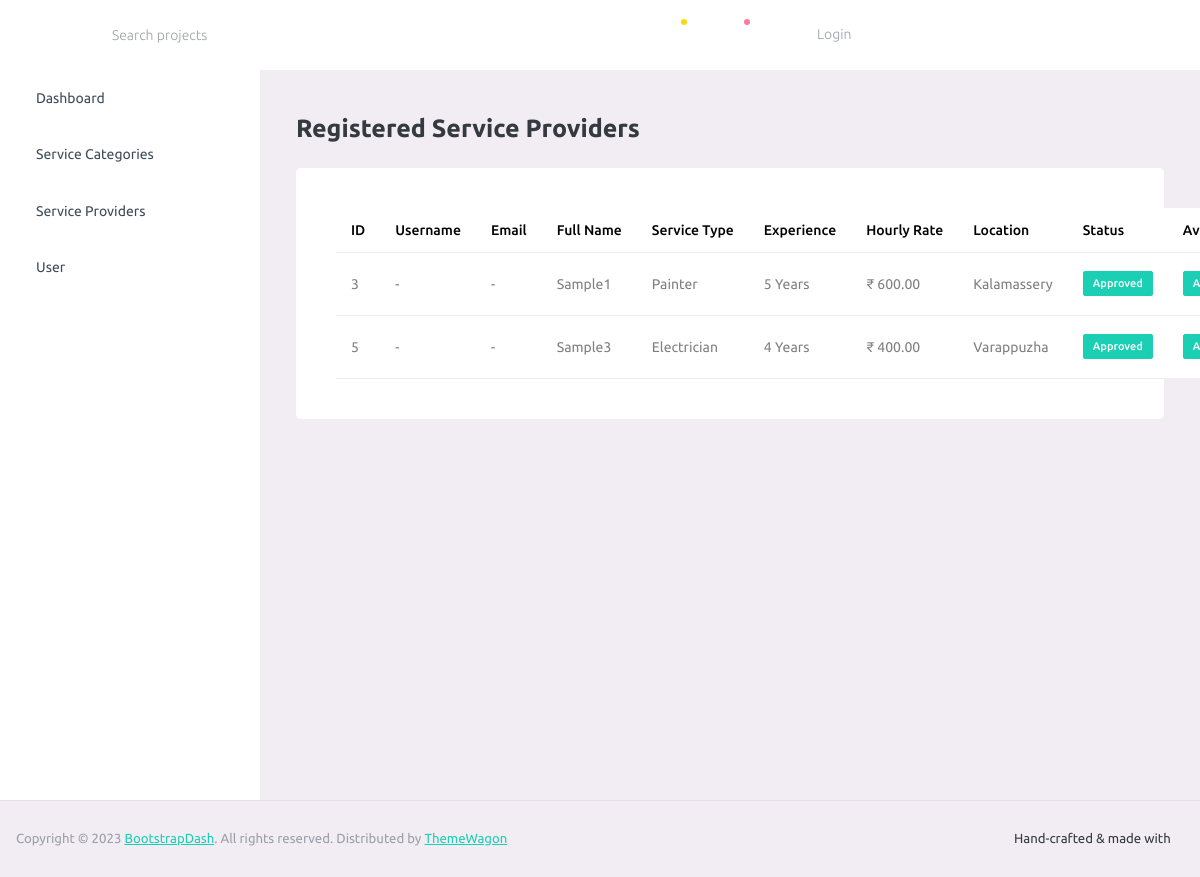
Page /FixPointAdmin/service_providers_details/ on the earlier database version.
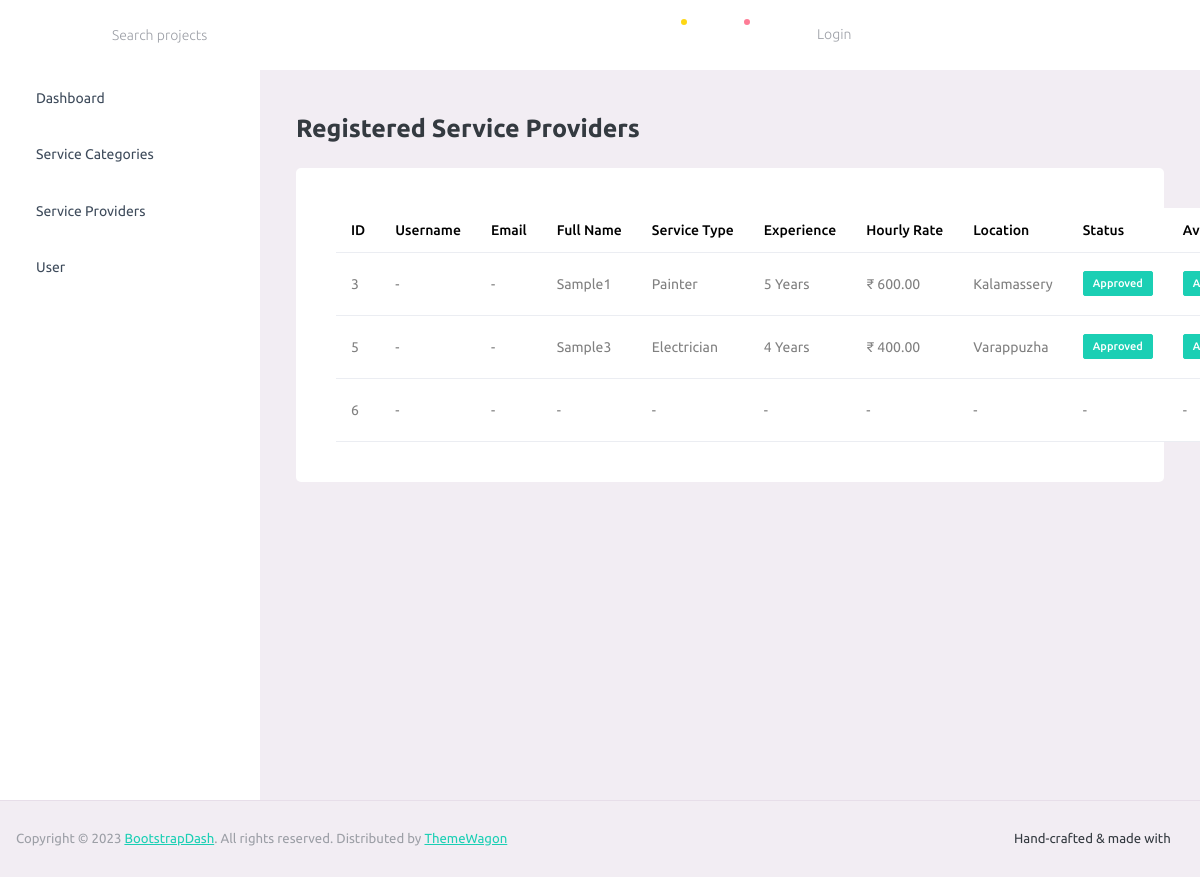
Same page on the later database version.
### UserApp/models.py (models this page shows, shortened)
class UserDb(models.Model):
    ROLE_CHOICES = (
        ('SERVICE_PROVIDER', 'Service Provider'),
        ('CUSTOMER', 'Customer'),
    )
    user = models.OneToOneField(
        User,
        on_delete=models.CASCADE,
        related_name="profile"
    )
    user_role = models.CharField(
        max_length=20,
        choices=ROLE_CHOICES
    )
    is_approved = models.BooleanField(default=False)

class ServiceProviderProfileDb(models.Model):
    APPROVAL_STATUS = (
        ('PENDING', 'Pending Approval'),
        ('APPROVED', 'Approved'),
        ('REJECTED', 'Rejected'),
    )
    user = models.OneToOneField(UserDb, on_delete=models.CASCADE)
    full_name = models.CharField(max_length=150)
    phone_number = models.CharField(max_length=15, null=True, blank=True)
    service_type = models.CharField(max_length=100)
    experience = models.PositiveIntegerField(default=0)
    hourly_rate = models.DecimalField(
        max_digits=8,
        decimal_places=2
    )
    location = models.CharField(max_length=150)
    latitude = models.DecimalField(
        max_digits=9,
        decimal_places=6,
        null=True,
        blank=True
    )
    longitude = models.DecimalField(
        max_digits=9,
        decimal_places=6,
        null=True,
        blank=True
    )
    is_available = models.BooleanField(default=True)
    approval_status = models.CharField(
        max_length=10,
        choices=APPROVAL_STATUS,
        default='PENDING'
    )
    profile_photo = models.ImageField(
        upload_to="provider_photos/",
        null=True,
        blank=True
    )
    rejection_reason = models.TextField(blank=True, null=True)
    created_at = models.DateTimeField(auto_now_add=True)

### AdminApp/views.py (the view)
# urls.py: path("service_providers_details/", views.service_providers_details, name="service_providers_details"),
def service_providers_details(request):
    providers = UserDb.objects.filter(
        user_role='SERVICE_PROVIDER'
    ).select_related('serviceproviderprofiledb')
    context = {
        "providers": providers
    }
    return render(request, "service-providers-details.html", context)

### AdminApp/templates/service-providers-details.html (shortened to what the changed rows need)
{% extends 'base.html' %}
{% load static %}
{% block content %}
<div class="content-wrapper">
    <div class="card">
        <div class="card-body">
            <table class="table table-hover">
                <thead>
                    <tr>
                        <th>ID</th>
                        <th>Username</th>
                        <th>Email</th>
                        <th>Full Name</th>
                        <th>Service Type</th>
                        <th>Experience</th>
                        <th>Hourly Rate</th>
                        <th>Location</th>
                        <th>Status</th>
                        <th>Availability</th>
                    </tr>
                </thead>
                <tbody>
                    {% for user in providers %}
                    <tr>
                        <td>{{ user.id }}</td>
                        <td>{{ user.username|default:"-" }}</td>
                        <td>{{ user.email|default:"-" }}</td>
                        <td>
                            {% if user.serviceproviderprofiledb %}
                            {{ user.serviceproviderprofiledb.full_name|default:"-" }}
                            {% else %}
                            -
                            {% endif %}
                        </td>
                        <td>
                            {% if user.serviceproviderprofiledb %}
                            {{ user.serviceproviderprofiledb.service_type|default:"-" }}
                            {% else %}
                            -
                            {% endif %}
                        </td>
                        <td>
                            {% if user.serviceproviderprofiledb and user.serviceproviderprofiledb.experience %}
                            {{ user.serviceproviderprofiledb.experience }} Years
                            {% else %}
                            -
                            {% endif %}
                        </td>
                        <td>
                            {% if user.serviceproviderprofiledb and user.serviceproviderprofiledb.hourly_rate %}
                            ₹ {{ user.serviceproviderprofiledb.hourly_rate }}
                            {% else %}
                            -
                            {% endif %}
                        </td>
                        <td>
                            {% if user.serviceproviderprofiledb %}
                            {{ user.serviceproviderprofiledb.location|default:"-" }}
                            {% else %}
                            -
                            {% endif %}
                        </td>
                        <td>
                            {% if user.serviceproviderprofiledb %}
                            {% if user.serviceproviderprofiledb.approval_status == "APPROVED" %}
                            <span class="badge badge-success">Approved</span>
                            {% elif user.serviceproviderprofiledb.approval_status == "REJECTED" %}
                            <span class="badge badge-danger">Rejected</span>
                            {% else %}
                            <span class="badge badge-warning">Pending</span>
                            {% endif %}
                            {% else %}
                            -
                            {% endif %}
                        </td>
                        <td>
                            {% if user.serviceproviderprofiledb %}
                            {% if user.serviceproviderprofiledb.is_available %}
                            <span class="badge badge-success">Available</span>
                            {% else %}
                            <span class="badge badge-secondary">Unavailable</span>
                            {% endif %}
                            {% else %}
                            -
                            {% endif %}
                        </td>
                    </tr>
                    {% endfor %}
                </tbody>
            </table>
        </div>
    </div>
</div>
{% endblock %}

Differences in the rows shown:
added UserDb: id "6", username "-", email "-"
